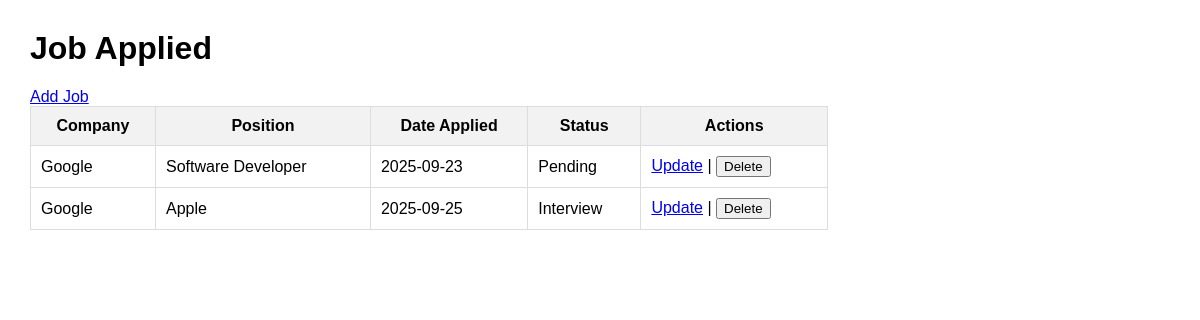
Before: / with the older database file.
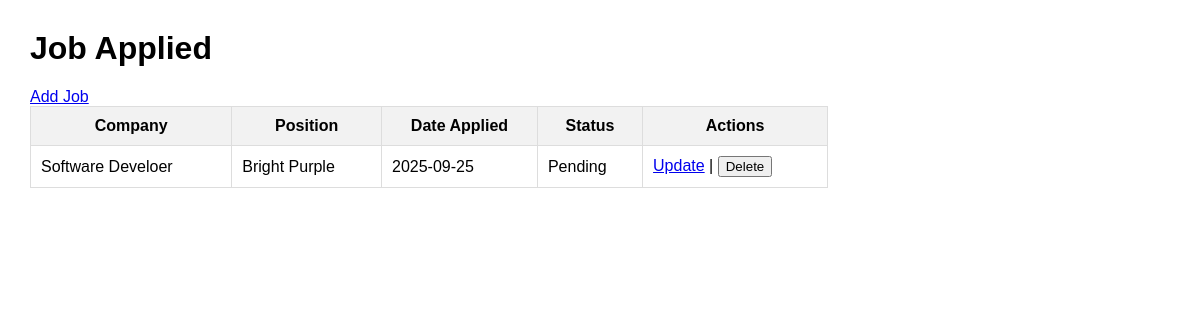
After: the same page with the newer database file.
### tables this page shows
CREATE TABLE jobs (
              id INTEGER PRIMARY KEY AUTOINCREMENT,
              company TEXT NOT NULL,
              position TEXT NOT NULL,
              date_applied TEXT NOT NULL,
              status TEXT DEFAULT 'Pending'
              );

### app.py (the view)
@app.route("/")
def index():
    conn = sqlite3.connect("jobs.db")
    c = conn.cursor()
    c.execute("SELECT * FROM jobs")
    jobs = c.fetchall()
    conn.close()
    return render_template("index.html", jobs=jobs)

### templates/index.html (shortened to what this page needs)
<!DOCTYPE html>
<html>
    <head>
        <link rel="stylesheet" href="{{ url_for('static', filename='style.css') }}">
    </head>
    <body>
        <h1>Job Applied</h1>
        <a href="/add">Add Job</a>
        <table>
            <tr>
                <th>Company</th>
                <th>Position</th>
                <th>Date Applied</th>
                <th>Status</th>
                <th>Actions</th>
            </tr>
            {% for job in jobs%}
            <tr>
                <td>{{ job[1] }}</td>
                <td>{{ job[2] }}</td>
                <td>{{ job[3] }}</td>
                <td>{{ job[4] }}</td>
                <td>
                    <a href="{{ url_for('update_job', job_id=job[0]) }}">Update</a>
                    |
                    <form action="{{ url_for('delete_job', job_id=job[0]) }}" method="POST" style="display:inline;">
                        <button type="submit" onclick="return confirm('Are you sure you want to delete this job?')">Delete</button>
                    </form>
                </td>
            </tr>
            {% endfor %}
        </table>
    </body>
</html>

### static/style.css (style rules this page uses)
body { font-family: Arial, sans-serif; margin: 30px; }
table { width: 70%; border-collapse: collapse; }
th, td { border: 1px solid #ddd; padding: 10px; }
th { background-color: #f2f2f2; }

Changed rows visible on the page:
removed jobs: company "Google", position "Software Developer", date_applied "2025-09-23", status "Pending"
removed jobs: company "Google", position "Apple", date_applied "2025-09-25", status "Interview"
added jobs: company "Software Develoer", position "Bright Purple", date_applied "2025-09-25", status "Pending"
